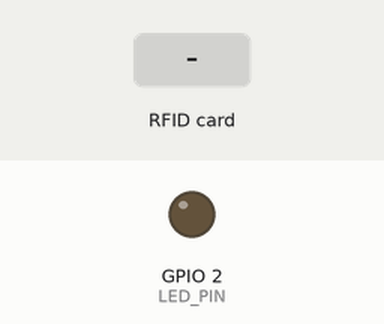
Bench run of a program on a simulated ESP32. Parts: output pins drawn as LEDs (lit = HIGH). The test bench sets the inputs (shaded band). WiFi joins after 1.5 s; servers stay silent unless stated; uploads are accepted with an empty reply; the local clock reads 2024-03-15 10:24:30 at power-on unless the program sets it; storage starts empty; random numbers use the default seed unless the program sets one; what the program prints to the serial monitor is not drawn.

Above: at 3.7 s.
3.8 s: RFID card 5E 7A 19 C4 held to the reader
At 11.7 s:
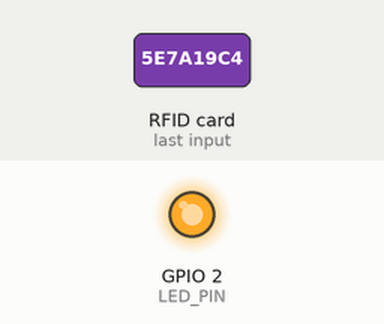
Timing chart, 0 to 13.1 s (numbered marks = the images above; inputs shaded):
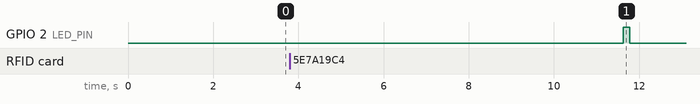

Measured:
- after the input at 3.8 s, GPIO 2 (LED_PIN): LOW → HIGH after 7.8 s, → LOW 0.15 s later

The program:

main.cpp
```cpp
#include <Arduino.h>
#include <Wire.h>
#include <WiFiManager.h>

#include "config/DeviceConfig.h"
#include "domain/AttendanceRecord.h"
#include "adapters/NfcReader.h"
#include "adapters/EspHttpSyncClient.h"
#include "adapters/LittleFsBuffer.h"
#include "utils/UlidGenerator.h"
#include "utils/TimeProvider.h"

// ---------------------------------------------------------------------------
// Variables globales (orquestación)
// ---------------------------------------------------------------------------
DeviceConfig       deviceConfig;
NfcReader          nfcReader;
EspHttpSyncClient  httpClient;
LittleFsBuffer     offlineBuffer;

// Pin del LED integrado en el ESP32 (NodeMCU-32S usa el 2)
static constexpr int LED_PIN = 2;

// Intervalo mínimo entre intentos de flush de registros pendientes (ms)
static constexpr uint32_t FLUSH_INTERVAL_MS = 30000;
static uint32_t lastFlushAttempt = 0;

void blinkLed(int times) {
    for (int i = 0; i < times; i++) {
        digitalWrite(LED_PIN, HIGH);
        delay(150);
        digitalWrite(LED_PIN, LOW);
        if (i < times - 1) delay(150);
    }
}

#ifndef PIO_UNIT_TESTING

void setup() {
    Serial.begin(115200);
    while (!Serial) delay(10);

    Serial.println("\n=== AAM Firmware: Inicializando ===");

    pinMode(LED_PIN, OUTPUT);
    digitalWrite(LED_PIN, LOW);

    // -----------------------------------------------------------------------
    // 1. Configuración estática del dispositivo
    //    WiFi SSID/Password ya no se hardcodean: los provee WiFiManager.
    // -----------------------------------------------------------------------
    deviceConfig.deviceId = "ESP32-AULA-12";
    deviceConfig.apiKey   = "placeholder-api-key";
    deviceConfig.endpoint = "http://backend.local/api/v1/attendance-records";

    // -----------------------------------------------------------------------
    // 2. WiFi — portal cautivo con WiFiManager
    //    Si el dispositivo ya conoce las credenciales, conecta directamente.
    //    Si no, levanta el AP "AAM-Setup" para que el usuario las configure
    //    desde cualquier dispositivo móvil o PC.
    // -----------------------------------------------------------------------
    Serial.println("[WiFi] Iniciando WiFiManager...");
    WiFiManager wifiManager;

    // En producción se puede habilitar wifiManager.resetSettings() una sola
    // vez para forzar reconfiguración; no se deja activo por defecto.
    wifiManager.setConnectTimeout(30);  // segundos hasta timeout en AP mode
    wifiManager.setConfigPortalTimeout(120); // segundos del portal cautivo

    // autoConnect: si falla la conexión automática, abre el portal "AAM-Setup"
    if (!wifiManager.autoConnect("AAM-Setup")) {
        Serial.println("[WiFi] No se pudo conectar. Reiniciando...");
        delay(3000);
        ESP.restart();
    }

    Serial.print("[WiFi] Conectado. IP: ");
    Serial.println(WiFi.localIP());

    // -----------------------------------------------------------------------
    // 3. NTP — sincronización de reloj (UTC)
    //    Debe ejecutarse DESPUÉS de obtener conexión WiFi.
    // -----------------------------------------------------------------------
    if (!TimeProvider::syncNtp()) {
        // Sin hora confiable los registros no tienen valor; se reinicia para
        // intentar de nuevo. En una futura iteración podría usarse el buffer
        // offline en lugar de reiniciar.
        Serial.println("[NTP] Fallo crítico de sincronización. Reiniciando...");
        delay(3000);
        ESP.restart();
    }

    // -----------------------------------------------------------------------
    // 4. Buffer offline (LittleFS)
    //    Debe montarse ANTES del lector NFC para poder guardar registros
    //    incluso si el backend no está disponible.
    // -----------------------------------------------------------------------
    if (!offlineBuffer.begin()) {
        Serial.println("[Buffer] Error Fatal al montar LittleFS.");
        // No es fatal: el dispositivo puede funcionar sin buffer,
        // pero perderá registros si falla la red.
    }

    // -----------------------------------------------------------------------
    // 5. Lector NFC
    // -----------------------------------------------------------------------
    if (!nfcReader.begin()) {
        Serial.println("[NFC] Error Fatal: No se detecta el PN532. Revise el cableado I2C.");
        while (true) delay(1000);
    }

    Serial.println("[NFC] Lector listo. Acerque una pulsera o tarjeta...");
    Serial.println("===================================");
}

void loop() {
    std::string tagUid;

    // Encuesta el lector NFC (no bloqueante, timeout corto en el adaptador)
    if (nfcReader.tryReadTag(tagUid)) {
        Serial.print("Etiqueta detectada - UID: ");
        Serial.println(tagUid.c_str());

        // Obtener timestamp UTC real desde el reloj sincronizado con NTP
        std::string recordedAt = TimeProvider::nowIso8601Utc();
        if (recordedAt.empty()) {
            // Reloj perdió sincronización (ej: después de un deep sleep largo)
            Serial.println("[WARN] Reloj no sincronizado; descartando registro.");
            delay(1500);
            return;
        }

        // Generar ULID usando epoch en ms para la parte temporal
        struct tm timeinfo;
        getLocalTime(&timeinfo);
        uint64_t epochMs = (uint64_t)mktime(&timeinfo) * 1000ULL;
        std::string ulid = UlidGenerator::generateUlid(epochMs);

        // Ensamblar registro de dominio
        AttendanceRecord record;
        record.recordId   = ulid;
        record.tagUid     = tagUid;
        record.deviceId   = deviceConfig.deviceId;
        record.recordedAt = recordedAt;

        // Log del registro ensamblado
        Serial.println("Registro de Asistencia Ensamblado:");
        Serial.printf("  record_id:   %s\n", record.recordId.c_str());
        Serial.printf("  tag_uid:     %s\n", record.tagUid.c_str());
        Serial.printf("  device_id:   %s\n", record.deviceId.c_str());
        Serial.printf("  recorded_at: %s\n", record.recordedAt.c_str());

        // Enviar al backend
        if (httpClient.syncRecord(record, deviceConfig)) {
            Serial.println("[SYNC] Registro enviado exitosamente.");
            blinkLed(1); // Éxito: 1 parpadeo
        } else {
            // Red caída o backend inaccesible → guardar en buffer offline
            if (offlineBuffer.saveRecord(record)) {
                Serial.println("[SYNC] Guardado en buffer offline para reintento.");
                blinkLed(1); // Éxito guardando offline: 1 parpadeo
            } else {
                Serial.println("[SYNC] CRÍTICO: No se pudo enviar ni guardar. Registro perdido.");
                blinkLed(3); // Error crítico: 3 parpadeos rápidos
            }
        }
        Serial.println("-----------------------------------");

        // Pausa para evitar registros duplicados por dejar la tarjeta apoyada
        delay(1500);
    }

    // -------------------------------------------------------------------
    // Flush periódico de registros pendientes
    // Se ejecuta cada FLUSH_INTERVAL_MS si hay WiFi y registros en cola.
    // -------------------------------------------------------------------
    if (WiFi.status() == WL_CONNECTED &&
        millis() - lastFlushAttempt >= FLUSH_INTERVAL_MS &&
        offlineBuffer.hasPendingRecords()) {

        lastFlushAttempt = millis();
        Serial.println("[Flush] Intentando enviar registros pendientes...");

        AttendanceRecord pending;
        uint8_t flushed = 0;

        // Enviar hasta 10 registros por ciclo para no bloquear el loop
        while (flushed < 10 && offlineBuffer.getNextRecord(pending)) {
            if (httpClient.syncRecord(pending, deviceConfig)) {
                offlineBuffer.deleteRecord(pending.recordId);
                flushed++;
            } else {
                // Backend sigue caído, parar el flush hasta el próximo ciclo
                Serial.println("[Flush] Backend no responde. Reintentando después.");
                break;
            }
        }

        if (flushed > 0) {
            Serial.printf("[Flush] %d registros sincronizados.\n", flushed);
        }
    }
}

#endif // PIO_UNIT_TESTING
```

EspHttpSyncClient.cpp
```cpp
#include "EspHttpSyncClient.h"

#include <Arduino.h>
#include <HTTPClient.h>
#include <WiFi.h>
#include <ArduinoJson.h>

// ---------------------------------------------------------------------------

EspHttpSyncClient::EspHttpSyncClient(uint8_t maxRetries)
    : _maxRetries(maxRetries) {}

// ---------------------------------------------------------------------------

int EspHttpSyncClient::postOnce(const AttendanceRecord& record,
                                const DeviceConfig& config) {
    HTTPClient http;

    if (!http.begin(config.endpoint.c_str())) {
        Serial.println("[HTTP] Error al inicializar conexión.");
        return -1;
    }

    // Headers
    http.addHeader("Content-Type", "application/json");

    std::string authHeader = "Bearer " + config.apiKey;
    http.addHeader("Authorization", authHeader.c_str());

    // Serializar el registro a JSON con ArduinoJson v7
    JsonDocument doc;
    doc["record_id"]   = record.recordId;
    doc["tag_uid"]     = record.tagUid;
    doc["device_id"]   = record.deviceId;
    doc["recorded_at"] = record.recordedAt;

    std::string jsonPayload;
    serializeJson(doc, jsonPayload);

    // Enviar POST
    int httpCode = http.POST(jsonPayload.c_str());

    // Log del response para debugging
    if (httpCode > 0) {
        Serial.printf("[HTTP] POST → %d\n", httpCode);
        if (httpCode != 201 && httpCode != 409) {
            // Loguear body del error para diagnóstico
            String responseBody = http.getString();
            Serial.printf("[HTTP] Body: %s\n", responseBody.c_str());
        }
    } else {
        Serial.printf("[HTTP] Error de conexión: %s\n",
                      http.errorToString(httpCode).c_str());
    }

    http.end();
    return httpCode;
}

// ---------------------------------------------------------------------------

bool EspHttpSyncClient::syncRecord(const AttendanceRecord& record,
                                   const DeviceConfig& config) {
    // Verificar que WiFi esté conectado antes de intentar
    if (WiFi.status() != WL_CONNECTED) {
        Serial.println("[HTTP] Sin conexión WiFi. Abortando sync.");
        return false;
    }

    uint32_t backoffMs = 1000; // Backoff inicial: 1 segundo

    for (uint8_t attempt = 0; attempt <= _maxRetries; ++attempt) {
        if (attempt > 0) {
            Serial.printf("[HTTP] Reintento %d/%d en %lu ms...\n",
                          attempt, _maxRetries, backoffMs);
            delay(backoffMs);
            backoffMs *= 2; // Backoff exponencial: 1s → 2s → 4s
        }

        int httpCode = postOnce(record, config);

        // 201 Created → registro nuevo aceptado
        // 409 Conflict → registro ya existía (idempotente, se considera éxito)
        if (httpCode == 201 || httpCode == 409) {
            if (httpCode == 409) {
                Serial.println("[HTTP] Registro ya existente (409). OK.");
            }
            return true;
        }

        // Errores de cliente (4xx excepto 409) → no tiene sentido reintentar
        if (httpCode >= 400 && httpCode < 500) {
            Serial.printf("[HTTP] Error de cliente %d. No reintentable.\n", httpCode);
            return false;
        }

        // Errores de servidor (5xx) o de red (negativo) → reintentar
    }

    Serial.println("[HTTP] Agotados todos los reintentos.");
    return false;
}
```

EspHttpSyncClient.h
```cpp
#ifndef ESPHTTPSYNCCLIENT_H
#define ESPHTTPSYNCCLIENT_H

#include "HttpSyncClient.h"

/**
 * @brief Implementación concreta de HttpSyncClient para ESP32.
 *
 * Usa la librería HTTPClient del framework Arduino-ESP32 para enviar
 * registros de asistencia al backend via POST.
 *
 * Comportamiento:
 * - Serializa el AttendanceRecord a JSON con ArduinoJson.
 * - Envía POST con header Authorization: Bearer {apiKey}.
 * - Retorna true si el backend responde 201 (Created) o 409 (Conflict).
 * - Implementa reintentos con backoff exponencial ante errores de red.
 */
class EspHttpSyncClient : public HttpSyncClient {
public:
    /**
     * @param maxRetries Número máximo de reintentos ante error de red (default: 3).
     */
    explicit EspHttpSyncClient(uint8_t maxRetries = 3);

    bool syncRecord(const AttendanceRecord& record, const DeviceConfig& config) override;

private:
    uint8_t _maxRetries;

    /**
     * @brief Ejecuta un único intento de POST.
     * @return HTTP status code, o valor negativo si hubo error de conexión.
     */
    int postOnce(const AttendanceRecord& record, const DeviceConfig& config);
};

#endif // ESPHTTPSYNCCLIENT_H
```

HttpSyncClient.h
```cpp
#ifndef HTTPSYNCCLIENT_H
#define HTTPSYNCCLIENT_H

#include "../domain/AttendanceRecord.h"
#include "../config/DeviceConfig.h"

class HttpSyncClient {
public:
    virtual ~HttpSyncClient() = default;

    /**
     * Sincroniza un registro de asistencia con el backend.
     * Debe enviar el POST Request incluyendo los headers de autorización.
     * @param record El registro a enviar.
     * @param config Configuración del dispositivo (para endpoint y apiKey).
     * @return true si el backend retorna 201 (Created) o 409 (Conflict/Ya existe).
     */
    virtual bool syncRecord(const AttendanceRecord& record, const DeviceConfig& config) = 0;
};

#endif // HTTPSYNCCLIENT_H
```

LittleFsBuffer.cpp
```cpp
#include "LittleFsBuffer.h"

#include <Arduino.h>
#include <LittleFS.h>
#include <ArduinoJson.h>

// Definición out-of-line requerida por C++14 (GCC 8.4 Xtensa)
constexpr char LittleFsBuffer::PENDING_DIR[];

// ---------------------------------------------------------------------------

std::string LittleFsBuffer::filePath(const std::string& recordId) const {
    return std::string(PENDING_DIR) + "/" + recordId + ".json";
}

// ---------------------------------------------------------------------------

bool LittleFsBuffer::begin() {
    // formatOnFail = true: si la partición no tiene filesystem, la formatea
    // automáticamente. Esto ocurre solo la primera vez que se usa el ESP32.
    if (!LittleFS.begin(true)) {
        Serial.println("[Buffer] Error crítico al montar LittleFS.");
        return false;
    }

    // Crear directorio de pendientes si no existe
    if (!LittleFS.exists(PENDING_DIR)) {
        LittleFS.mkdir(PENDING_DIR);
    }

    Serial.printf("[Buffer] LittleFS montado. Pendientes: %d\n", pendingCount());
    return true;
}

// ---------------------------------------------------------------------------

bool LittleFsBuffer::saveRecord(const AttendanceRecord& record) {
    std::string path = filePath(record.recordId);

    File file = LittleFS.open(path.c_str(), "w");
    if (!file) {
        Serial.printf("[Buffer] Error al crear archivo: %s\n", path.c_str());
        return false;
    }

    // Serializar con ArduinoJson (mismo formato que el POST al backend)
    JsonDocument doc;
    doc["record_id"]   = record.recordId;
    doc["tag_uid"]     = record.tagUid;
    doc["device_id"]   = record.deviceId;
    doc["recorded_at"] = record.recordedAt;

    size_t bytesWritten = serializeJson(doc, file);
    file.close();

    if (bytesWritten == 0) {
        Serial.printf("[Buffer] Error al escribir JSON: %s\n", path.c_str());
        LittleFS.remove(path.c_str());
        return false;
    }

    Serial.printf("[Buffer] Registro guardado: %s (%d bytes)\n",
                  record.recordId.c_str(), bytesWritten);
    return true;
}

// ---------------------------------------------------------------------------

bool LittleFsBuffer::hasPendingRecords() {
    File dir = LittleFS.open(PENDING_DIR);
    if (!dir || !dir.isDirectory()) {
        return false;
    }

    File entry = dir.openNextFile();
    bool hasPending = (entry) ? true : false;
    entry.close();
    dir.close();
    return hasPending;
}

// ---------------------------------------------------------------------------

bool LittleFsBuffer::getNextRecord(AttendanceRecord& outRecord) {
    File dir = LittleFS.open(PENDING_DIR);
    if (!dir || !dir.isDirectory()) {
        return false;
    }

    File entry = dir.openNextFile();
    if (!entry) {
        dir.close();
        return false;
    }

    // Deserializar el JSON del archivo
    JsonDocument doc;
    DeserializationError error = deserializeJson(doc, entry);
    entry.close();
    dir.close();

    if (error) {
        Serial.printf("[Buffer] Error al parsear JSON: %s\n",
                      error.c_str());
        return false;
    }

    outRecord.recordId   = doc["record_id"].as<std::string>();
    outRecord.tagUid     = doc["tag_uid"].as<std::string>();
    outRecord.deviceId   = doc["device_id"].as<std::string>();
    outRecord.recordedAt = doc["recorded_at"].as<std::string>();

    return true;
}

// ---------------------------------------------------------------------------

bool LittleFsBuffer::deleteRecord(const std::string& recordId) {
    std::string path = filePath(recordId);

    if (!LittleFS.exists(path.c_str())) {
        // Ya no existe — considerarlo éxito (idempotente)
        return true;
    }

    if (LittleFS.remove(path.c_str())) {
        Serial.printf("[Buffer] Registro eliminado: %s\n", recordId.c_str());
        return true;
    }

    Serial.printf("[Buffer] Error al eliminar: %s\n", path.c_str());
    return false;
}

// ---------------------------------------------------------------------------

uint16_t LittleFsBuffer::pendingCount() {
    File dir = LittleFS.open(PENDING_DIR);
    if (!dir || !dir.isDirectory()) {
        return 0;
    }

    uint16_t count = 0;
    File entry = dir.openNextFile();
    while (entry) {
        count++;
        entry = dir.openNextFile();
    }
    dir.close();
    return count;
}
```

AttendanceRecord.h
```cpp
#ifndef ATTENDANCERECORD_H
#define ATTENDANCERECORD_H

#include <string>

struct AttendanceRecord {
    std::string recordId;
    std::string tagUid;
    std::string deviceId;
    std::string recordedAt;
};

#endif // ATTENDANCERECORD_H
```

Source omitted: LittleFsBuffer.h (1566 bytes), NfcReader.cpp (1360 bytes), NfcReader.h (755 bytes), OfflineBuffer.h (1144 bytes), TimeProvider.cpp (2030 bytes), TimeProvider.h (1345 bytes), UlidGenerator.cpp (2801 bytes), UlidGenerator.h (485 bytes), DeviceConfig.h (543 bytes)
